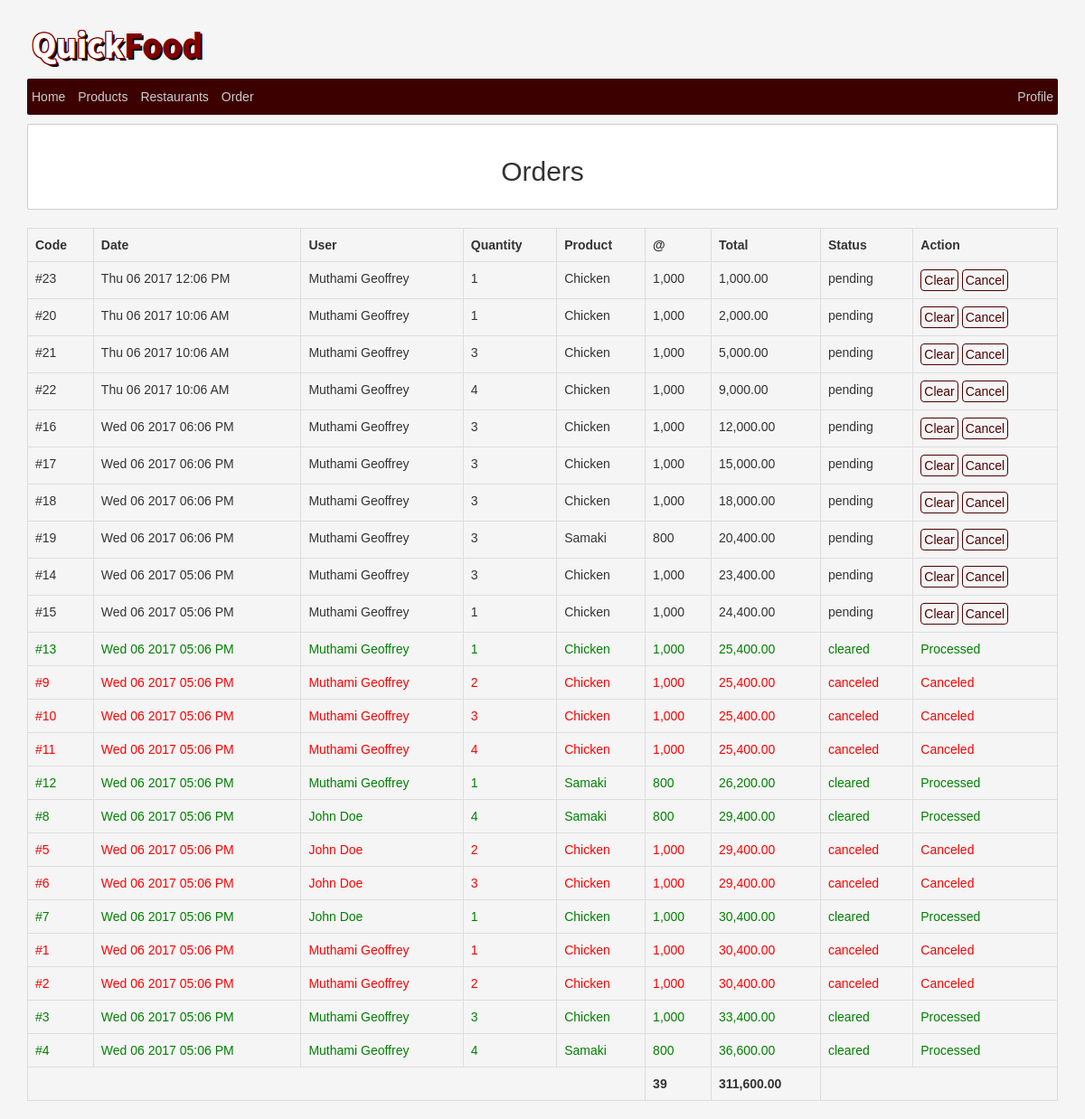
The app's page /orders.php (signed in) with its own data.
### tables this page shows
CREATE TABLE `orders` (
  `id` int(10) UNSIGNED NOT NULL,
  `user_id` int(11) NOT NULL,
  `rest_id` int(11) NOT NULL,
  `created_at` timestamp NOT NULL DEFAULT CURRENT_TIMESTAMP ON UPDATE CURRENT_TIMESTAMP
);

CREATE TABLE `order_details` (
  `id` int(10) UNSIGNED NOT NULL,
  `order_id` int(11) NOT NULL,
  `stock_id` int(11) NOT NULL,
  `quantity` int(11) NOT NULL DEFAULT '0',
  `status` enum('pending','cleared','canceled') NOT NULL DEFAULT 'pending'
);

CREATE TABLE `users` (
  `id` int(10) UNSIGNED NOT NULL,
  `name` varchar(255) NOT NULL,
  `phone` varchar(255) NOT NULL,
  `email` varchar(255) NOT NULL,
  `location` varchar(255) DEFAULT NULL,
  `address` varchar(255) DEFAULT NULL,
  `role` enum('admin','user') NOT NULL DEFAULT 'user',
  `password` varchar(255) NOT NULL,
  `created_at` timestamp NOT NULL DEFAULT CURRENT_TIMESTAMP ON UPDATE CURRENT_TIMESTAMP
);

CREATE TABLE `products` (
  `id` int(10) UNSIGNED NOT NULL,
  `name` varchar(255) DEFAULT NULL,
  `unit_price` decimal(12,2) NOT NULL DEFAULT '0.00'
);

### orders.php (the view, shortened to what this page needs)
<!DOCTYPE html>
<html lang="en">
<head>
    <link href="css/bootstrap.css" rel="stylesheet">
    <link href="css/styles.css" rel="stylesheet">
</head>
<body>
<div class="container">
    <?php include('header.php') ?>
    <?php include "db.php" ?>
    <div class="alert center">
        <h2>Orders</h2>
    </div>
    <div class="">
        <?php
        $sql = "SELECT
  orders.*,
  users.name AS user_name,
  order_details.quantity AS order_qty,
  order_details.id AS order_id,
  order_details.status,
  stocks.quantity,
  products.name AS product_name,
  products.unit_price AS at
FROM orders
  INNER JOIN users ON orders.user_id = users.id
  INNER JOIN order_details ON order_details.order_id = orders.id
  INNER JOIN stocks ON order_details.stock_id = stocks.id
  INNER JOIN products ON stocks.product_id = products.id
  ORDER BY created_at DESC"
  ?>
        <?php $orders = mysqli_query($db, $sql) ?>
        <?php if ($orders->num_rows > 0): ?>
            <table class="table table-bordered">
                <tr class="active">
                    <th>Code</th>
                    <th>Date</th>
                    <th>User</th>
                    <th>Quantity</th>
                    <th>Product</th>
                    <th>@</th>
                    <th>Total</th>
                    <th>Status</th>
                    <th>Action</th>
                </tr>
                <?php $sum = 0;
                $grand_sum = 0;
                $quantity = 0; ?>
                <?php while ($order = mysqli_fetch_object($orders)): ?>
                    <?php if ($order->status !== 'canceled') : ?>
                        <?php $sum += ($order->order_qty * $order->at) ?>
                        <?php $grand_sum += $sum ?>
                        <?php $quantity += $order->order_qty ?>
                    <?php endif ?>
                    <tr class="<?php echo $order->status ?>">
                        <td>#<?php echo $order->order_id ?></td>
                        <td><?php echo date_create($order->created_at)->format('D m Y h:m A') ?></td>
                        <td><?php echo $order->user_name ?></td>
                        <td><?php echo $order->order_qty ?></td>
                        <td><?php echo $order->product_name ?></td>
                        <td><?php echo number_format($order->at) ?></td>
                        <td><?php echo number_format($sum, 2) ?></td>
                        <td><?php echo $order->status ?></td>
                        <td>
                            <?php if ($order->status == 'pending') : ?>
                                <a href="orders.php?clear=<?php echo $order->order_id ?>"
                                   class="btn btn-shine btn-table">Clear</a>
                                <a href="orders.php?cancel=<?php echo $order->order_id ?>"
                                   class="btn btn-shine btn-table confirm">Cancel</a>
                            <?php elseif ($order->status == 'cleared'): ?>
                                Processed
                            <?php else : ?>
                                Canceled
                            <?php endif ?>
                        </td>
                    </tr>
                <?php endwhile; ?>
                <tr>
                    <th colspan="5"></th>
                    <th class="active"><?php echo $quantity ?></th>
                    <th class="active"><?php echo number_format($grand_sum, 2) ?></th>
                    <th colspan="2"></th>
                </tr>
            </table>
        <?php else: ?>
            <div class="alert">
                No orders yet
            </div>
        <?php endif ?>
    </div>
</div>
</body>
</html>

### css/styles.css (style rules this page uses)
html { height: 100%; }
body { background-color: #f5f5f5; font-family: Ubuntu, sans-serif; margin-top: 30px; }
a { color: #3c0000; }
.alert { border-radius: 2px; background-color: #fff; border: 1px solid #ccc; }
.cleared, .cleared a { color: green; }
.canceled, .canceled a { color: red; }
.btn-table { padding: 1px 3px; }
.btn-shine { color: #500000; background-color: transparent; border-color: #500000; }
.center { text-align: center; }

### records on screen
orders: order_details.id "23", created_at "Thu 06 2017 12:06 PM", user.name "Muthami Geoffrey", order_details.quantity "1", products.name "Chicken", products.unit_price "1,000", sum "1,000.00", order_details.status "pending"
orders: order_details.id "20", created_at "Thu 06 2017 10:06 AM", user.name "Muthami Geoffrey", order_details.quantity "1", products.name "Chicken", products.unit_price "1,000", sum "2,000.00", order_details.status "pending", order_details.id "21", order_details.quantity "3", sum "5,000.00", order_details.id "22", order_details.quantity "4", sum "9,000.00"
orders: order_details.id "16", created_at "Wed 06 2017 06:06 PM", user.name "Muthami Geoffrey", order_details.quantity "3", products.name "Chicken", products.unit_price "1,000", sum "12,000.00", order_details.status "pending", order_details.id "17", sum "15,000.00", order_details.id "18", sum "18,000.00", order_details.id "19", products.name "Samaki", products.unit_price "800", sum "20,400.00"
orders: order_details.id "14", created_at "Wed 06 2017 05:06 PM", user.name "Muthami Geoffrey", order_details.quantity "3", products.name "Chicken", products.unit_price "1,000", sum "23,400.00", order_details.status "pending", order_details.id "15", order_details.quantity "1", sum "24,400.00", order_details.id "13", sum "25,400.00", order_details.status "cleared", shows "Processed"
orders: order_details.id "9", created_at "Wed 06 2017 05:06 PM", user.name "Muthami Geoffrey", order_details.quantity "2", products.name "Chicken", products.unit_price "1,000", sum "25,400.00", order_details.status "canceled", shows "Canceled", order_details.id "10", order_details.quantity "3", order_details.id "11", order_details.quantity "4", order_details.id "12", order_details.quantity "1", products.name "Samaki", products.unit_price "800", sum "26,200.00", order_details.status "cleared"
orders: order_details.id "8", created_at "Wed 06 2017 05:06 PM", user.name "John Doe", order_details.quantity "4", products.name "Samaki", products.unit_price "800", sum "29,400.00", order_details.status "cleared", shows "Processed", order_details.id "5", order_details.quantity "2", products.name "Chicken", products.unit_price "1,000", order_details.status "canceled", order_details.id "6", order_details.quantity "3", order_details.id "7", order_details.quantity "1", sum "30,400.00"
orders: order_details.id "1", created_at "Wed 06 2017 05:06 PM", user.name "Muthami Geoffrey", order_details.quantity "1", products.name "Chicken", products.unit_price "1,000", sum "30,400.00", order_details.status "canceled", shows "Canceled", order_details.id "2", order_details.quantity "2", order_details.id "3", order_details.quantity "3", sum "33,400.00", order_details.status "cleared", order_details.id "4", order_details.quantity "4", products.name "Samaki", products.unit_price "800", sum "36,600.00"

### other values on screen
$quantity "39"
$grand_sum "311,600.00"
